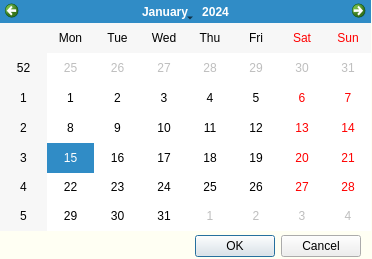
<?xml version="1.0" encoding="UTF-8"?>
<ui version="4.0">
 <class>Dialog</class>
 <widget class="QDialog" name="Dialog">
  <property name="geometry">
   <rect>
    <x>0</x>
    <y>0</y>
    <width>372</width>
    <height>259</height>
   </rect>
  </property>
  <property name="windowTitle">
   <string>Выберите дату</string>
  </property>
  <property name="styleSheet">
   <string notr="true">QDialog {
	background-color: rgb(255, 255, 243);
}</string>
  </property>
  <widget class="QDialogButtonBox" name="buttonBox">
   <property name="geometry">
    <rect>
     <x>60</x>
     <y>230</y>
     <width>301</width>
     <height>32</height>
    </rect>
   </property>
   <property name="orientation">
    <enum>Qt::Horizontal</enum>
   </property>
   <property name="standardButtons">
    <set>QDialogButtonBox::Cancel|QDialogButtonBox::Ok</set>
   </property>
  </widget>
  <widget class="QCalendarWidget" name="calendarWidget">
   <property name="geometry">
    <rect>
     <x>0</x>
     <y>0</y>
     <width>371</width>
     <height>231</height>
    </rect>
   </property>
  </widget>
 </widget>
 <resources/>
 <connections>
  <connection>
   <sender>buttonBox</sender>
   <signal>accepted()</signal>
   <receiver>Dialog</receiver>
   <slot>accept()</slot>
   <hints>
    <hint type="sourcelabel">
     <x>248</x>
     <y>254</y>
    </hint>
    <hint type="destinationlabel">
     <x>157</x>
     <y>274</y>
    </hint>
   </hints>
  </connection>
  <connection>
   <sender>buttonBox</sender>
   <signal>rejected()</signal>
   <receiver>Dialog</receiver>
   <slot>reject()</slot>
   <hints>
    <hint type="sourcelabel">
     <x>316</x>
     <y>260</y>
    </hint>
    <hint type="destinationlabel">
     <x>286</x>
     <y>274</y>
    </hint>
   </hints>
  </connection>
 </connections>
</ui>
